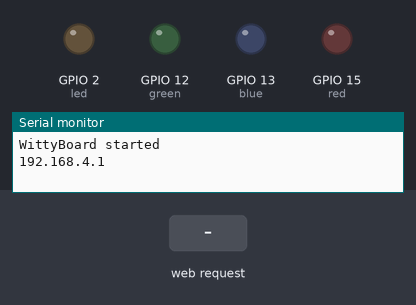
Recording of a sketch running on a simulated ESP8266 (NodeMCU). On the bench: output pins drawn as LEDs (lit = HIGH), the last lines printed to the serial monitor. The inputs (shaded band) are chosen by the test bench.

Above: at 1.2 s.
1.3 s: HTTP request GET /ledON/ received
At 2.5 s:
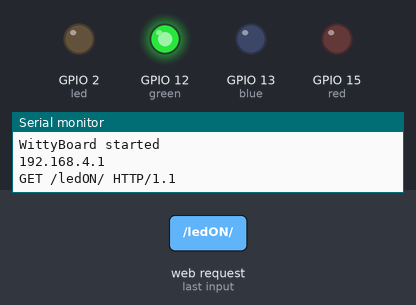
2.8 s: HTTP request GET /ledOFF/ received
At 3.8 s:
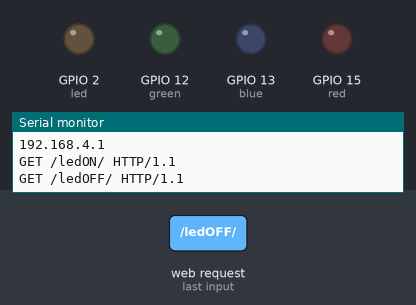
Timing chart, 0 to 5.8 s (numbered marks = the images above; inputs shaded):
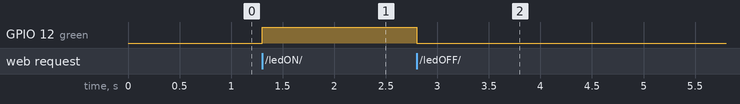

The sketch:

exp_15.ino
```cpp
#include <ESP8266WiFi.h>
#include <ThingSpeak.h>

#define led 2
#define red 15
#define green 12
#define blue 13

WiFiClient client;
WiFiServer server(80);

void setup() {
  // put your setup code here, to run once:
  pinMode(led, OUTPUT);
  pinMode(red, OUTPUT);
  pinMode(blue, OUTPUT);
  pinMode(green, OUTPUT);
  Serial.begin(9600);
  WiFi.softAP("JagrutiBhoyar", "Jagruti@123");
  Serial.println("WittyBoard started");
  Serial.println(WiFi.softAPIP());
  server.begin();
}

void loop() {
  // put your main code here, to run repeatedly:
  client=server.available();
   if(client == 1){
    String request = client.readStringUntil('\n');
    Serial.println(request);
    request.trim();
    if(request == "GET /ledON/ HTTP/1.1")
      digitalWrite(green, HIGH);
    if(request == "GET /ledOFF/ HTTP/1.1")
      digitalWrite(green, LOW);
  }

}
```

Measured:
- after the input at 1.3 s, GPIO 12 (green): LOW → HIGH at once
- after the input at 2.8 s, GPIO 12 (green): HIGH → LOW at once
